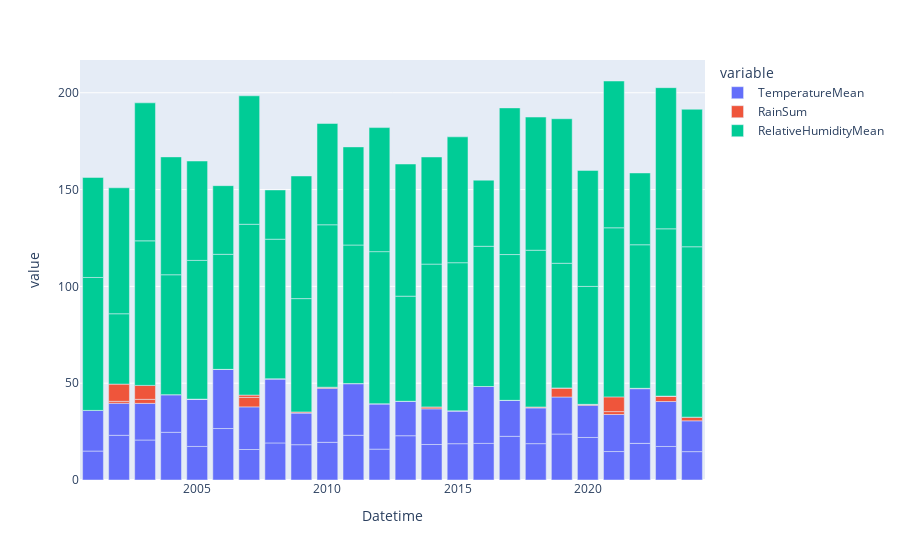

Notebook cell for this chart:
### Code cell
def barChart(dataset,variable,startDate,endDate,period):


    dataset["Datetime"] = pd.to_datetime(dataset["Datetime"])
    daterange = pd.date_range(startDate, endDate, freq=period)

    filtered_dataset = dataset[dataset["Datetime"].isin(daterange)]

    fig = px.bar(filtered_dataset, y=variable,x = "Datetime")
    fig.show()

startDate = pd.Timestamp("2000-01-01", tz='UTC')
endDate = pd.Timestamp("2024-07-31", tz='UTC')
variable = ["TemperatureMean","RainSum","RelativeHumidityMean"]
period = "Y"
print(barChart(dataset,variable,startDate,endDate,period))
